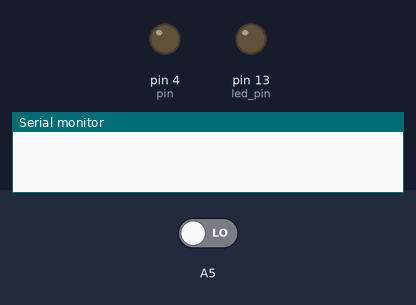
A sketch run on a simulated Arduino Uno, built with avr-gcc and run on an emulated ATmega328P. Parts: output pins drawn as LEDs (lit = HIGH), the last lines printed to the serial monitor. Inputs (shaded band) come from the test bench; at power-on: A5 LOW.

Above: at 0.1 s.
At 6.1 s:
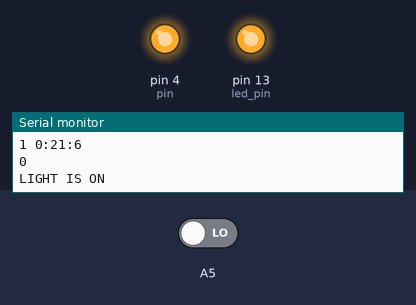
Timing chart, 0 to 16.5 s (numbered marks = the images above):
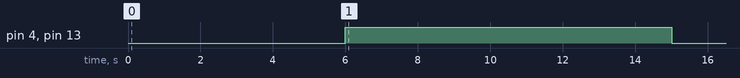

Measured:
- by itself, pin 4 (pin), pin 13 (led_pin): LOW → HIGH at 6.0 s, → LOW 9.0 s later

The sketch:

alarmclock.ino
```cpp
#include "time.h"

struct TimeInterval { //интервал времени
  time t1, t2;

  TimeInterval() {};

  TimeInterval(time* time1, time* time2) { //конструктор
    t1 = *time1;
    t2 = *time2;
  }

  bool inBounds(time t) { //Возвращает true, если t находится между t1 и t2, иначе false.
    if (t.day >= t1.day && t.day <= t2.day) //если находимся в интервале дней недели
      if (t.getSecVal() >= t1.getSecVal() && t.getSecVal() < t2.getSecVal()) // сравнение секундного значения
        return 1;
    return 0;
  }
};

struct AlarmIntervals { //несколько временных интервалов
  const static int count = 10; //и их количество
  TimeInterval* intervals[count]; //массив временных интервалов

  AlarmIntervals() {  //конструктор
    for (int i = 0; i < count; i++)//инициализируем массив значениями NULL
      intervals[i] = NULL;
  }

  void set(int number, TimeInterval* interval) { //Запись в элемент массива number временного интервала interval
    intervals[number] = interval;
  }

  bool inBounds(time t) { //если время t находится в хотя бы одном временном интервале AlarmIntervals, то возвращается true, иначе false
    for (int i = 0; i < count; i++)
      if (intervals[i] != NULL && intervals[i]->inBounds(t))
        return 1;

    return 0;
  }
};

class Light { //класс для управления подачей тока на розетку и управления освещением
    bool condition;//состояния освещения
  public:
    static const int pin = 4, led_pin = 13; //pin - номер ножки микроконтроллера, к которой подключено реле; led_pin - номер ножки светодиода индикации

    Light() { //констуктор
      condition = 0;
    }

    bool getCondition() { //получение состояния освещения
      return condition;
    }

    void turn_on() { //включение освещения
      if (condition == 1)
        return; //действие не требуется, если освещение уже включено
      digitalWrite(pin, HIGH); //подаётся на реле ток
      digitalWrite(led_pin, HIGH); //подаётся на светодиод индикации ток
      condition = 1; //изменение состояния освещения
      Serial.println("LIGHT IS ON"); //отчитываемся на шину USB о включении освещения
    }

    void turn_off() { //выключение освещения
      if (condition == 0)
        return; //действие не требуется, если освещение уже выключено
      digitalWrite(pin, LOW); //прекращается подача тока на реле
      digitalWrite(led_pin, LOW); //прекращается подача тока на светодиод индикации
      condition = 0; //изменение состояния освещения
      Serial.println("LIGHT IS OFF"); //отчитываемся на шину USB о выключении освещения
    }
};

AlarmIntervals alarms; //набор временных интервалов
time current(Tuesday, 0, 21, 0);
Light light; //глобальный объект управления освещением
int testLightTime = 0, prevPinVal = 0;

void setup() {
  Serial.begin(9600);
  pinMode(Light::pin, OUTPUT);
  pinMode(Light::led_pin, OUTPUT);

  testLightTime = 5;
  alarms.set(0, new TimeInterval(new time(current.day, current.hour, current.min, current.sec + 5), new time(current.day, current.hour, current.min, current.sec + 15)));
  alarms.set(1, new TimeInterval(new time(Monday, 6, 45, 0), new time(Sunday, 7, 25, 0)));
}

void loop() { //функция, которая выполняется непрерывно во время работы микроконтроллера. Вызывается сразу после setup()
  delay(1000); //Ожидание в 1 сек.
  current.plus_sec(); //прибавляем секунду к текущему времени
  current.write(); //выводим на шину USB значение текущего времени
  Serial.println(prevPinVal);

  int pinBuf = digitalRead(A5);
  if (testLightTime <= 0) {
    if (pinBuf != prevPinVal) {
      testLightTime = 5;
      light.turn_on();
    }
    else {
      if (alarms.inBounds(current)) //если текущее время находится в хотя бы одном интервале alarms
        light.turn_on(); //то включается освещение
      else
        light.turn_off(); //иначе освещение выключается.
    }
  }
  else
    testLightTime--;

  prevPinVal = pinBuf;
}
```

time.h
```cpp
enum DayOfWeek {Monday = 0, Tuesday, Wednesday, Thursday, Friday, Saturday, Sunday}; //день недели
struct time {
  DayOfWeek day; //Текущий день недели
  int hour, min, sec; //часы, минуты, секунды

  time() {}; //Конструктор. Такая реализация необходима в связи с особенностями языка Arduino C++

  time(DayOfWeek Day, int Hour, int Min, int Sec) { //конструктор
    day = Day;
    hour = Hour;
    min = Min;
    sec = Sec;
  }

  int getSecVal() { //полчение разницы между текущем временем и началом суток в секундах
    return hour * 60 * 60 + min * 60 + sec;
  }

  void plus_sec() { //прибавление одной секунды к текущему времени
    sec++;
    if (sec >= 60) {
      min++;
      sec = 0;
    }

    if (min >= 60) {
      hour++;
      min = 0;
    }

    if (hour >= 24) {
      day = (DayOfWeek)((int)day + 1);
      hour = 0;
    }

    if ((int)day > (int)DayOfWeek::Sunday) {
      day = Monday;
    }

  }

  void write() { //Вывод текущего времени на Универсальную Последовательную Шину
    Serial.print(day); //вывод даты
    Serial.print(" ");
    Serial.print(hour); //часов
    Serial.print(":");
    Serial.print(min); //минут
    Serial.print(":");
    Serial.print(sec); //секунд
    Serial.println();
  }
};
```
